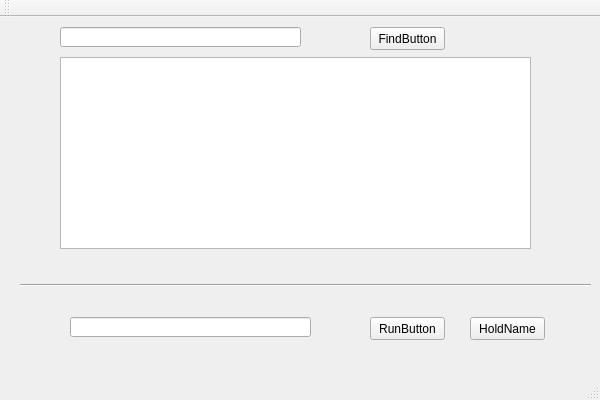
<?xml version="1.0" encoding="UTF-8"?>
<ui version="4.0">
 <class>SetWindowTitleClass</class>
 <widget class="QMainWindow" name="SetWindowTitleClass">
  <property name="geometry">
   <rect>
    <x>0</x>
    <y>0</y>
    <width>600</width>
    <height>400</height>
   </rect>
  </property>
  <property name="windowTitle">
   <string>SetWindowTitle</string>
  </property>
  <widget class="QWidget" name="centralWidget">
   <widget class="QPushButton" name="RunButton">
    <property name="geometry">
     <rect>
      <x>370</x>
      <y>300</y>
      <width>75</width>
      <height>23</height>
     </rect>
    </property>
    <property name="text">
     <string>RunButton</string>
    </property>
   </widget>
   <widget class="QLineEdit" name="OriginEdit">
    <property name="geometry">
     <rect>
      <x>60</x>
      <y>10</y>
      <width>241</width>
      <height>20</height>
     </rect>
    </property>
   </widget>
   <widget class="QLineEdit" name="TargetEdit">
    <property name="geometry">
     <rect>
      <x>70</x>
      <y>300</y>
      <width>241</width>
      <height>20</height>
     </rect>
    </property>
   </widget>
   <widget class="QListView" name="OriginlistView">
    <property name="geometry">
     <rect>
      <x>60</x>
      <y>40</y>
      <width>471</width>
      <height>192</height>
     </rect>
    </property>
   </widget>
   <widget class="Line" name="line">
    <property name="geometry">
     <rect>
      <x>20</x>
      <y>260</y>
      <width>571</width>
      <height>16</height>
     </rect>
    </property>
    <property name="orientation">
     <enum>Qt::Horizontal</enum>
    </property>
   </widget>
   <widget class="QPushButton" name="FindButton">
    <property name="geometry">
     <rect>
      <x>370</x>
      <y>10</y>
      <width>75</width>
      <height>23</height>
     </rect>
    </property>
    <property name="text">
     <string>FindButton</string>
    </property>
   </widget>
   <widget class="QPushButton" name="HoldButton">
    <property name="geometry">
     <rect>
      <x>470</x>
      <y>300</y>
      <width>75</width>
      <height>23</height>
     </rect>
    </property>
    <property name="text">
     <string>HoldName</string>
    </property>
   </widget>
  </widget>
  <widget class="QMenuBar" name="menuBar">
   <property name="geometry">
    <rect>
     <x>0</x>
     <y>0</y>
     <width>600</width>
     <height>23</height>
    </rect>
   </property>
  </widget>
  <widget class="QToolBar" name="mainToolBar">
   <attribute name="toolBarArea">
    <enum>TopToolBarArea</enum>
   </attribute>
   <attribute name="toolBarBreak">
    <bool>false</bool>
   </attribute>
  </widget>
  <widget class="QStatusBar" name="statusBar"/>
 </widget>
 <layoutdefault spacing="6" margin="11"/>
 <resources>
  <include location="setwindowtitle.qrc"/>
 </resources>
 <connections>
  <connection>
   <sender>RunButton</sender>
   <signal>clicked(bool)</signal>
   <receiver>SetWindowTitleClass</receiver>
   <slot>OnRunButtonClicked(bool)</slot>
   <hints>
    <hint type="sourcelabel">
     <x>418</x>
     <y>353</y>
    </hint>
    <hint type="destinationlabel">
     <x>412</x>
     <y>370</y>
    </hint>
   </hints>
  </connection>
 </connections>
 <slots>
  <slot>OnRunButtonClicked(bool)</slot>
 </slots>
</ui>
